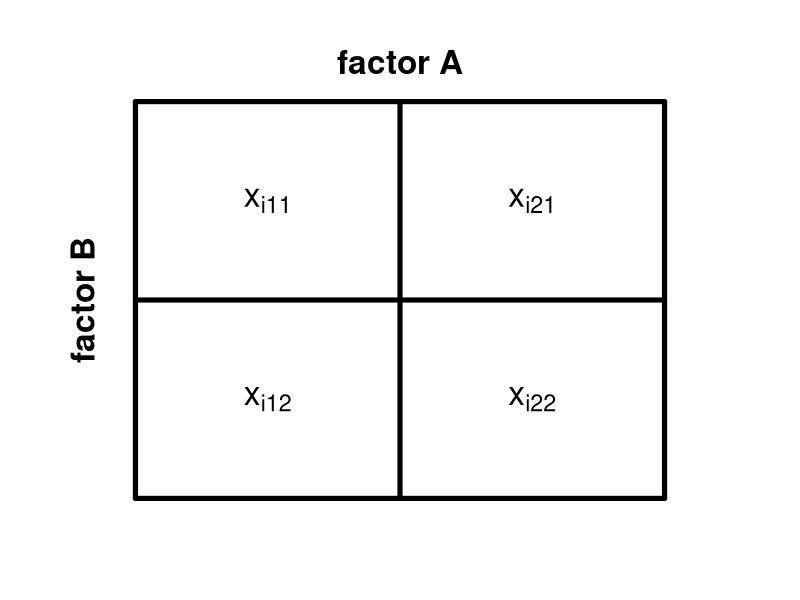
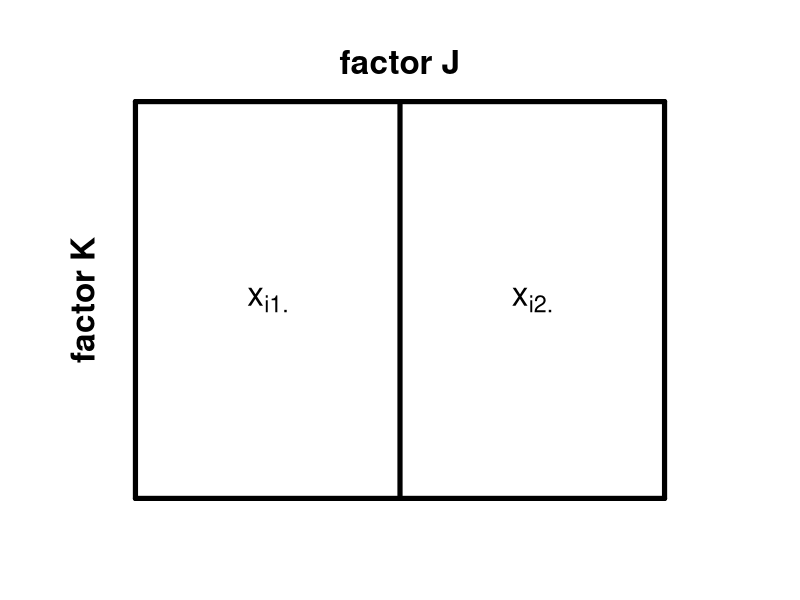
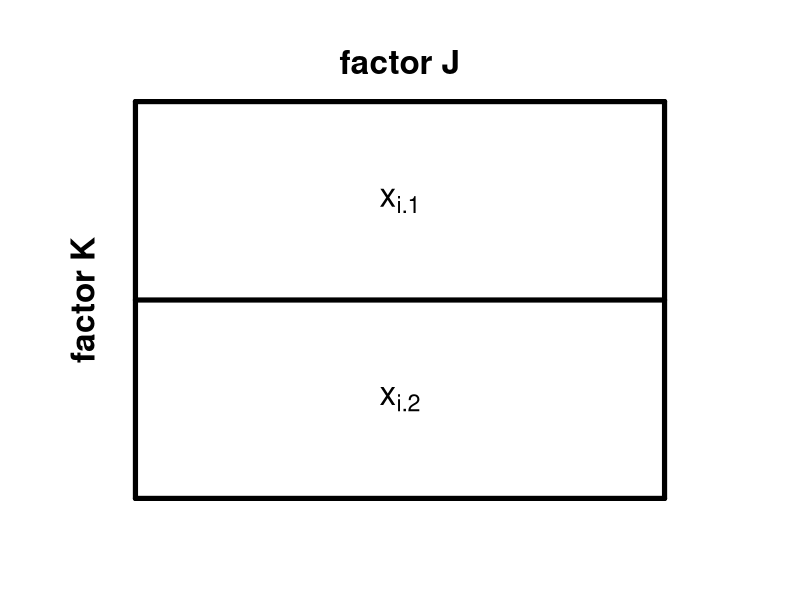

Reproduce these figures in R, in order.
## ---- chunk 1
#| eval: true
#| echo: false

plot_design = function(){
  
  par(mar = c(0,0,0,0))
  plot(1,1, col = 'white', ylab = "", xlab = "", axes = F, 
       ylim = c(-2, 12), xlim = c(-2,12))  
  
  lines(x = c(0, 10), y = c(0, 0), lwd = 5)
  lines(x = c(0, 10), y = c(10, 10), lwd = 5)
  lines(x = c(0, 10), y = c(5, 5), lwd = 5)
  lines(x = c(0, 0), y = c(0, 10), lwd = 5)
  lines(x = c(10, 10), y = c(0, 10), lwd = 5)
  lines(x = c(5, 5), y = c(0, 10), lwd = 5)
  
  # lables
  text(x = 5, y = 11, 'factor A', font = 2, cex = 2)
  text(x = -1, y = 5, 'factor B', srt = 90, font = 2, cex = 2)
  
  
  text(x = 2.5, y = 7.5, expression("x"[i11]), cex = 2)
  text(x = 7.5, y = 7.5, expression("x"[i21]), cex = 2)
  text(x = 2.5, y = 2.5, expression("x"[i12]), cex = 2)
  text(x = 7.5, y = 2.5, expression("x"[i22]), cex = 2)
  
}

plot_design()
## ---- chunk 2
#| eval: true
#| echo: false

plot_SS_J = function(){
  
  par(mar = c(0,0,0,0))
  plot(1,1, col = 'white', ylab = "", xlab = "", axes = F, 
       ylim = c(-2, 12), xlim = c(-2,12))  
  
  lines(x = c(0, 10), y = c(0, 0), lwd = 5)
  lines(x = c(0, 10), y = c(10, 10), lwd = 5)
  
  lines(x = c(0, 0), y = c(0, 10), lwd = 5)
  lines(x = c(10, 10), y = c(0, 10), lwd = 5)
  lines(x = c(5, 5), y = c(0, 10), lwd = 5)
  
  # labels
  text(x = 5, y = 11, 'factor J', font = 2, cex = 2)
  text(x = -1, y = 5, 'factor K', srt = 90, font = 2, cex = 2)
  
  
  text(x = 2.5, y = 5, expression("x"[i1.]), cex = 2)
  text(x = 7.5, y = 5, expression("x"[i2.]), cex = 2)
  
}

plot_SS_J()
## ---- chunk 3
#| eval: true
#| echo: false

plot_SS_K = function(){
  
  par(mar = c(0,0,0,0))
  plot(1,1, col = 'white', ylab = "", xlab = "", axes = F, 
       ylim = c(-2, 12), xlim = c(-2,12))  
  
  lines(x = c(0, 10), y = c(0, 0), lwd = 5)
  lines(x = c(0, 10), y = c(10, 10), lwd = 5)
  lines(x = c(0, 10), y = c(5, 5), lwd = 5)
  
  lines(x = c(0, 0), y = c(0, 10), lwd = 5)
  lines(x = c(10, 10), y = c(0, 10), lwd = 5)
  
  # lables
  text(x = 5, y = 11, 'factor J', font = 2, cex = 2)
  text(x = -1, y = 5, 'factor K', srt = 90, font = 2, cex = 2)
  
  
  text(x = 5, y = 2.5, expression("x"[i.2]), cex = 2)
  text(x = 5, y = 7.5, expression("x"[i.1]), cex = 2)
  
}

plot_SS_K()
